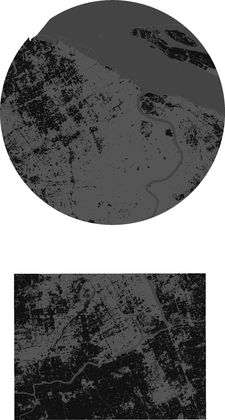
%> input picture yuan1_clcd.tif, 225 x 420 px, shrunk from 1333 x 2490 before the run
$ octave duqu_input.m   (GNU Octave 9; MATLAB toolbox functions it lacks are replaced by stand-ins)
%> lines starting %> are read from the running program, lines starting %| are printed output that depends on the picture
% 读取三个具有相同行列数的单波段 TIFF 文件

imageData1 = imread('yuan1_clcd.tif');
%> imageData1 is the input picture: size 420x225 uint8; min 0, max 255, mean 114.7
imageData2 = imread('yuan2_glc.tif');
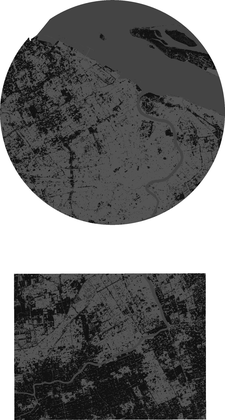
%> input picture yuan2_glc.tif, 225 x 420 px, shrunk from 1333 x 2490 before the run
%> imageData2 is the input picture: size 420x225 uint8; min 0, max 255, mean 115.1
imageData3 = imread('yuan3_lucc.tif');
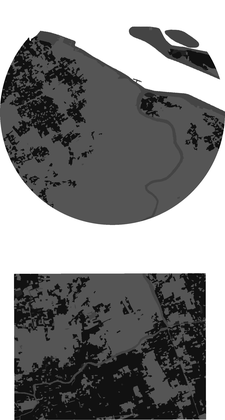
%> input picture yuan3_lucc.tif, 225 x 420 px, shrunk from 1333 x 2490 before the run
%> imageData3 is the input picture: size 420x225 uint8; min 0, max 255, mean 133.7
%> (the run ends here)
